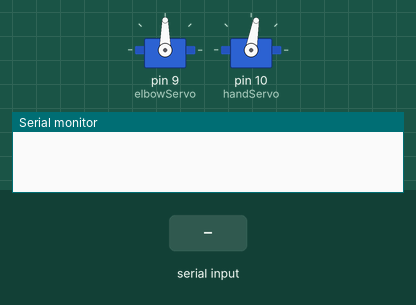
Simulated run of this sketch. Board: Arduino Uno, built with avr-gcc and run on an emulated ATmega328P. Parts: 2 × servo, the last lines printed to the serial monitor. The inputs (shaded band) are chosen by the test bench.

Above: at 3.7 s.
3.8 s: "elbow_flexion\n" received over Serial
At 6.1 s:
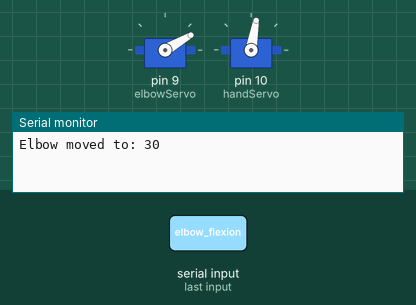
6.8 s: "hand_close\n" received over Serial
At 9.6 s:
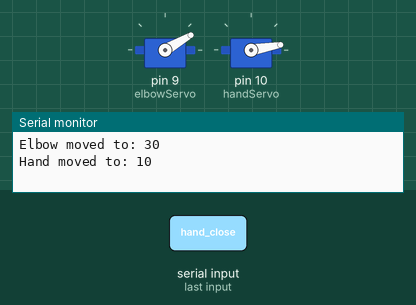
9.8 s: "elbow_extension\n" received over Serial
At 12.0 s:
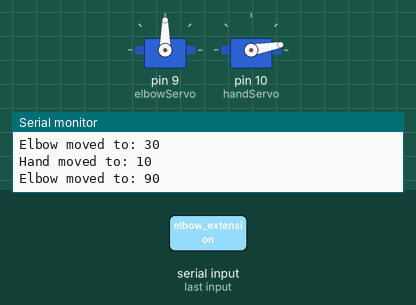
12.8 s: "hand_open\n" received over Serial
At 13.26 s:
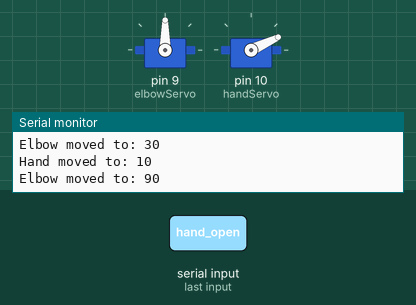
Timing chart, 0 to 16.4 s (numbered marks = the images above; inputs shaded):
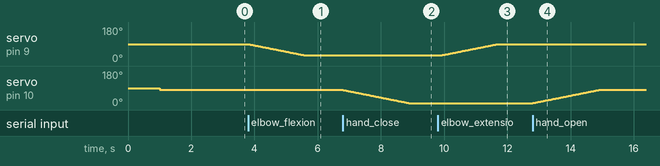

Measured:
- after the input at 3.8 s, servo on pin 9 (elbowServo): moves from 90° to 30° over 1.8 s, starting at once
- after the input at 6.8 s, servo on pin 10 (handServo): moves from 80° to 10° over 2.1 s, starting at once
- after the input at 9.8 s, servo on pin 9 (elbowServo): moves from 30° to 90° over 1.8 s, starting after 0.12 s
- after the input at 12.8 s, servo on pin 10 (handServo): moves from 10° to 80° over 2.1 s, starting at once

The sketch:

Robot_Movement_Code.ino
```cpp
#include <Servo.h>

Servo elbowServo;
Servo handServo;

int elbowCurrentAngle = 90;  // Start elbow at neutral position
int handCurrentAngle = 80;   // Start hand at open position (adjust as needed)

// Use constants for hand open/close angles for clarity and easy tuning
const int HAND_OPEN_ANGLE = 80;
const int HAND_CLOSE_ANGLE = 10;

void setup() {
  Serial.begin(9600);

  // Hold servo signal pins LOW before attaching servos to avoid jitter
  pinMode(9, OUTPUT);
  digitalWrite(9, LOW);
  delay(500);
  elbowServo.attach(9);

  pinMode(10, OUTPUT);
  digitalWrite(10, LOW);
  delay(500);
  handServo.attach(10);

  // Move servos to initial safe positions and allow time to stabilize
  elbowServo.write(elbowCurrentAngle);
  handServo.write(handCurrentAngle);
  delay(1500);  // Increased delay to stabilize servo on startup
}

void moveElbow(int targetAngle) {
  if (elbowCurrentAngle == targetAngle) {
    Serial.println("Elbow already in target position.");
    return;
  }

  int step = (targetAngle > elbowCurrentAngle) ? 1 : -1;

  while (elbowCurrentAngle != targetAngle) {
    elbowCurrentAngle += step;
    elbowServo.write(elbowCurrentAngle);
    delay(30);  // Delay controls speed; increase to slow down movement
  }
  Serial.print("Elbow moved to: ");
  Serial.println(elbowCurrentAngle);
}

void moveHand(int targetAngle) {
  if (handCurrentAngle == targetAngle) {
    Serial.println("Hand already in target position.");
    return;
  }

  int step = (targetAngle > handCurrentAngle) ? 1 : -1;

  while (handCurrentAngle != targetAngle) {
    handCurrentAngle += step;
    handServo.write(handCurrentAngle);
    delay(30);  // Delay controls speed; increase to slow down movement
  }
  Serial.print("Hand moved to: ");
  Serial.println(handCurrentAngle);
}

void loop() {
  if (Serial.available() > 0) {
    String command = Serial.readStringUntil('\n');

    if (command == "elbow_flexion") {
      moveElbow(30);
      delay(1000);  // Hold position before next command
    }
    else if (command == "elbow_extension") {
      moveElbow(90);
      delay(1000);
    }
    else if (command == "hand_close") {
      moveHand(HAND_CLOSE_ANGLE);
      delay(1000);
    }
    else if (command == "hand_open") {
      moveHand(HAND_OPEN_ANGLE);
      delay(1000);
    }
    else {
      Serial.print("Unknown command received: ");
      Serial.println(command);
    }
  }
}
```
